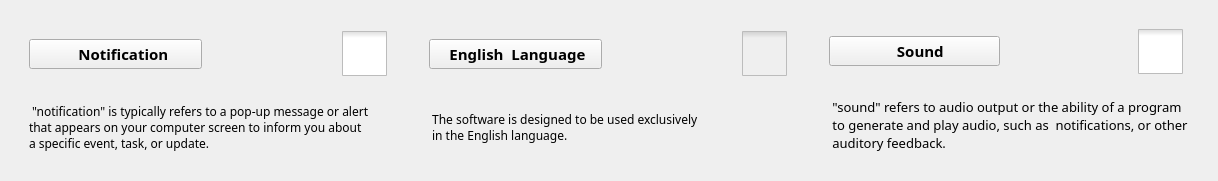
            <widget class="QWidget" name="widget_129" native="true">
             <layout class="QHBoxLayout" name="horizontalLayout_102">
              <property name="spacing">
               <number>0</number>
              </property>
              <property name="bottomMargin">
               <number>11</number>
              </property>
              <item>
               <widget class="QWidget" name="widget_165" native="true">
                <property name="minimumSize">
                 <size>
                  <width>400</width>
                  <height>0</height>
                 </size>
                </property>
                <property name="maximumSize">
                 <size>
                  <width>400</width>
                  <height>16777215</height>
                 </size>
                </property>
                <layout class="QVBoxLayout" name="verticalLayout_84">
                 <item>
                  <widget class="QWidget" name="widget_170" native="true">
                   <layout class="QHBoxLayout" name="horizontalLayout_90">
                    <property name="spacing">
                     <number>0</number>
                    </property>
                    <property name="leftMargin">
                     <number>0</number>
                    </property>
                    <property name="topMargin">
                     <number>0</number>
                    </property>
                    <property name="rightMargin">
                     <number>0</number>
                    </property>
                    <property name="bottomMargin">
                     <number>0</number>
                    </property>
                    <item>
                     <widget class="QWidget" name="widget_171" native="true">
                      <layout class="QHBoxLayout" name="horizontalLayout_91">
                       <item>
                        <widget class="QPushButton" name="btn_notificationSettings">
                         <property name="enabled">
                          <bool>true</bool>
                         </property>
                         <property name="font">
                          <font>
                           <family>Bahnschrift SemiBold</family>
                           <pointsize>11</pointsize>
                           <weight>75</weight>
                           <bold>true</bold>
                          </font>
                         </property>
                         <property name="text">
                          <string>    Notification</string>
                         </property>
                         <property name="icon">
                          <iconset>
                           <normaloff>../icons/icon_notification.png</normaloff>../icons/icon_notification.png</iconset>
                         </property>
                         <property name="iconSize">
                          <size>
                           <width>40</width>
                           <height>40</height>
                          </size>
                         </property>
                        </widget>
                       </item>
                      </layout>
                     </widget>
                    </item>
                    <item alignment="Qt::AlignRight">
                     <widget class="QWidget" name="widget_172" native="true">
                      <layout class="QHBoxLayout" name="horizontalLayout_92">
                       <property name="spacing">
                        <number>0</number>
                       </property>
                       <item>
                        <widget class="QCheckBox" name="checkBox_notificationSettings">
                         <property name="styleSheet">
                          <string notr="true">QCheckBox::indicator {
    width: 45px;
    height: 45px;
}

QCheckBox::indicator:checked {
 	 image:  url(D:/ISAN Security Gizmo Box/assets/icons/icon_switchoff.png);
}

QCheckBox::indicator:unchecked {
     image: url(D:/ISAN Security Gizmo Box/assets/icons/icon_switchon.png);
}
</string>
                         </property>
                         <property name="text">
                          <string/>
                         </property>
                        </widget>
                       </item>
                      </layout>
                     </widget>
                    </item>
                   </layout>
                  </widget>
                 </item>
                 <item>
                  <widget class="QWidget" name="widget_173" native="true">
                   <layout class="QHBoxLayout" name="horizontalLayout_93">
                    <item>
                     <widget class="QLabel" name="label_notifucationSettings">
                      <property name="font">
                       <font>
                        <family>Bahnschrift Light</family>
                        <pointsize>9</pointsize>
                        <weight>50</weight>
                        <bold>false</bold>
                       </font>
                      </property>
                      <property name="text">
                       <string> &quot;notification&quot; is typically refers to a pop-up message or alert 
that appears on your computer screen to inform you about 
a specific event, task, or update. </string>
                      </property>
                     </widget>
                    </item>
                   </layout>
                  </widget>
                 </item>
                </layout>
               </widget>
              </item>
              <item>
               <widget class="QWidget" name="widget_174" native="true">
                <property name="minimumSize">
                 <size>
                  <width>400</width>
                  <height>0</height>
                 </size>
                </property>
                <property name="maximumSize">
                 <size>
                  <width>400</width>
                  <height>16777215</height>
                 </size>
                </property>
                <layout class="QVBoxLayout" name="verticalLayout_85">
                 <item>
                  <widget class="QWidget" name="widget_175" native="true">
                   <layout class="QHBoxLayout" name="horizontalLayout_94">
                    <property name="spacing">
                     <number>0</number>
                    </property>
                    <property name="leftMargin">
                     <number>0</number>
                    </property>
                    <property name="topMargin">
                     <number>0</number>
                    </property>
                    <property name="rightMargin">
                     <number>0</number>
                    </property>
                    <property name="bottomMargin">
                     <number>0</number>
                    </property>
                    <item>
                     <widget class="QWidget" name="widget_176" native="true">
                      <layout class="QHBoxLayout" name="horizontalLayout_95">
                       <item>
                        <widget class="QPushButton" name="btn_languageSettings">
                         <property name="enabled">
                          <bool>true</bool>
                         </property>
                         <property name="font">
                          <font>
                           <family>Bahnschrift SemiBold</family>
                           <pointsize>11</pointsize>
                           <weight>75</weight>
                           <bold>true</bold>
                          </font>
                         </property>
                         <property name="text">
                          <string> English  Language</string>
                         </property>
                         <property name="icon">
                          <iconset>
                           <normaloff>../icons/icons_language.png</normaloff>../icons/icons_language.png</iconset>
                         </property>
                         <property name="iconSize">
                          <size>
                           <width>40</width>
                           <height>40</height>
                          </size>
                         </property>
                        </widget>
                       </item>
                      </layout>
                     </widget>
                    </item>
                    <item alignment="Qt::AlignRight">
                     <widget class="QWidget" name="widget_177" native="true">
                      <layout class="QHBoxLayout" name="horizontalLayout_96">
                       <property name="spacing">
                        <number>0</number>
                       </property>
                       <item>
                        <widget class="QCheckBox" name="checkBox_btn_languageSettings">
                         <property name="enabled">
                          <bool>false</bool>
                         </property>
                         <property name="styleSheet">
                          <string notr="true">QCheckBox::indicator {
    width: 45px;
    height: 45px;
}

QCheckBox::indicator:checked {
 	 image:  url(D:/ISAN Security Gizmo Box/assets/icons/icon_switchoff.png);
}

QCheckBox::indicator:unchecked {
     image: url(D:/ISAN Security Gizmo Box/assets/icons/icon_switchon.png);
}
</string>
                         </property>
                         <property name="text">
                          <string/>
                         </property>
                        </widget>
                       </item>
                      </layout>
                     </widget>
                    </item>
                   </layout>
                  </widget>
                 </item>
                 <item>
                  <widget class="QWidget" name="widget_178" native="true">
                   <layout class="QHBoxLayout" name="horizontalLayout_97">
                    <item>
                     <widget class="QLabel" name="label_btn_languageSettings">
                      <property name="font">
                       <font>
                        <family>Bahnschrift Light</family>
                        <pointsize>9</pointsize>
                        <weight>50</weight>
                        <bold>false</bold>
                       </font>
                      </property>
                      <property name="text">
                       <string> The software is designed to be used exclusively 
 in the English language.</string>
                      </property>
                     </widget>
                    </item>
                   </layout>
                  </widget>
                 </item>
                </layout>
               </widget>
              </item>
              <item>
               <widget class="QWidget" name="widget_179" native="true">
                <property name="minimumSize">
                 <size>
                  <width>0</width>
                  <height>0</height>
                 </size>
                </property>
                <property name="maximumSize">
                 <size>
                  <width>400</width>
                  <height>16777215</height>
                 </size>
                </property>
                <layout class="QVBoxLayout" name="verticalLayout_86">
                 <item>
                  <widget class="QWidget" name="widget_180" native="true">
                   <layout class="QHBoxLayout" name="horizontalLayout_98">
                    <property name="spacing">
                     <number>0</number>
                    </property>
                    <property name="leftMargin">
                     <number>0</number>
                    </property>
                    <property name="topMargin">
                     <number>0</number>
                    </property>
                    <property name="rightMargin">
                     <number>0</number>
                    </property>
                    <property name="bottomMargin">
                     <number>0</number>
                    </property>
                    <item>
                     <widget class="QWidget" name="widget_181" native="true">
                      <layout class="QHBoxLayout" name="horizontalLayout_99">
                       <item>
                        <widget class="QPushButton" name="btn_soundSettings">
                         <property name="enabled">
                          <bool>true</bool>
                         </property>
                         <property name="font">
                          <font>
                           <family>Bahnschrift SemiBold</family>
                           <pointsize>11</pointsize>
                           <weight>75</weight>
                           <bold>true</bold>
                          </font>
                         </property>
                         <property name="text">
                          <string>   Sound</string>
                         </property>
                         <property name="icon">
                          <iconset>
                           <normaloff>../icons/icons_sound.png</normaloff>../icons/icons_sound.png</iconset>
                         </property>
                         <property name="iconSize">
                          <size>
                           <width>40</width>
                           <height>40</height>
                          </size>
                         </property>
                        </widget>
                       </item>
                      </layout>
                     </widget>
                    </item>
                    <item alignment="Qt::AlignRight">
                     <widget class="QWidget" name="widget_182" native="true">
                      <layout class="QHBoxLayout" name="horizontalLayout_100">
                       <property name="spacing">
                        <number>0</number>
                       </property>
                       <item>
                        <widget class="QCheckBox" name="checkBox_soundSettings">
                         <property name="styleSheet">
                          <string notr="true">QCheckBox::indicator {
    width: 45px;
    height: 45px;
}

QCheckBox::indicator:checked {
 	 image:  url(D:/ISAN Security Gizmo Box/assets/icons/icon_switchoff.png);
}

QCheckBox::indicator:unchecked {
     image: url(D:/ISAN Security Gizmo Box/assets/icons/icon_switchon.png);
}
</string>
                         </property>
                         <property name="text">
                          <string/>
                         </property>
                        </widget>
                       </item>
                      </layout>
                     </widget>
                    </item>
                   </layout>
                  </widget>
                 </item>
                 <item>
                  <widget class="QWidget" name="widget_183" native="true">
                   <property name="font">
                    <font>
                     <pointsize>9</pointsize>
                    </font>
                   </property>
                   <layout class="QHBoxLayout" name="horizontalLayout_101">
                    <item>
                     <widget class="QLabel" name="label_10">
                      <property name="font">
                       <font>
                        <family>Bahnschrift Light</family>
                        <pointsize>10</pointsize>
                        <weight>50</weight>
                        <bold>false</bold>
                       </font>
                      </property>
                      <property name="text">
                       <string> &quot;sound&quot; refers to audio output or the ability of a program 
 to generate and play audio, such as  notifications, or other 
 auditory feedback.</string>
                      </property>
                     </widget>
                    </item>
                   </layout>
                  </widget>
                 </item>
                </layout>
               </widget>
              </item>
             </layout>
            </widget>
